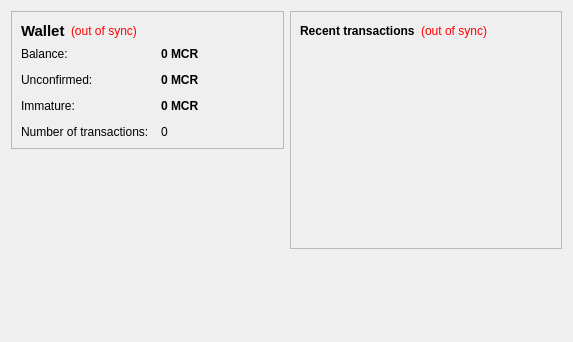
<?xml version="1.0" encoding="UTF-8"?>
<ui version="4.0">
 <class>OverviewPage</class>
 <widget class="QWidget" name="OverviewPage">
  <property name="geometry">
   <rect>
    <x>0</x>
    <y>0</y>
    <width>573</width>
    <height>342</height>
   </rect>
  </property>
  <property name="windowTitle">
   <string>Form</string>
  </property>
  <layout class="QHBoxLayout" name="horizontalLayout" stretch="1,1">
   <item>
    <layout class="QVBoxLayout" name="verticalLayout_2">
     <item>
      <widget class="QFrame" name="frame">
       <property name="frameShape">
        <enum>QFrame::StyledPanel</enum>
       </property>
       <property name="frameShadow">
        <enum>QFrame::Raised</enum>
       </property>
       <layout class="QVBoxLayout" name="verticalLayout_4">
        <item>
         <layout class="QHBoxLayout" name="horizontalLayout_4">
          <item>
           <widget class="QLabel" name="label_5">
            <property name="font">
             <font>
              <pointsize>11</pointsize>
              <weight>75</weight>
              <bold>true</bold>
             </font>
            </property>
            <property name="text">
             <string>Wallet</string>
            </property>
           </widget>
          </item>
          <item>
           <widget class="QLabel" name="labelWalletStatus">
            <property name="toolTip">
             <string>The displayed information may be out of date. Your wallet automatically synchronizes with the MacroCoin network after a connection is established, but this process has not completed yet.</string>
            </property>
            <property name="styleSheet">
             <string notr="true">QLabel { color: red; }</string>
            </property>
            <property name="text">
             <string notr="true">(out of sync)</string>
            </property>
            <property name="alignment">
             <set>Qt::AlignLeading|Qt::AlignLeft|Qt::AlignVCenter</set>
            </property>
           </widget>
          </item>
          <item>
           <spacer name="horizontalSpacer_2">
            <property name="orientation">
             <enum>Qt::Horizontal</enum>
            </property>
            <property name="sizeHint" stdset="0">
             <size>
              <width>40</width>
              <height>20</height>
             </size>
            </property>
           </spacer>
          </item>
         </layout>
        </item>
        <item>
         <layout class="QFormLayout" name="formLayout_2">
          <property name="fieldGrowthPolicy">
           <enum>QFormLayout::AllNonFixedFieldsGrow</enum>
          </property>
          <property name="horizontalSpacing">
           <number>12</number>
          </property>
          <property name="verticalSpacing">
           <number>12</number>
          </property>
          <item row="0" column="0">
           <widget class="QLabel" name="label">
            <property name="text">
             <string>Balance:</string>
            </property>
           </widget>
          </item>
          <item row="0" column="1">
           <widget class="QLabel" name="labelBalance">
            <property name="font">
             <font>
              <weight>75</weight>
              <bold>true</bold>
             </font>
            </property>
            <property name="cursor">
             <cursorShape>IBeamCursor</cursorShape>
            </property>
            <property name="toolTip">
             <string>Your current balance</string>
            </property>
            <property name="text">
             <string notr="true">0 MCR</string>
            </property>
            <property name="textInteractionFlags">
             <set>Qt::LinksAccessibleByMouse|Qt::TextSelectableByKeyboard|Qt::TextSelectableByMouse</set>
            </property>
           </widget>
          </item>
          <item row="1" column="0">
           <widget class="QLabel" name="label_3">
            <property name="text">
             <string>Unconfirmed:</string>
            </property>
           </widget>
          </item>
          <item row="1" column="1">
           <widget class="QLabel" name="labelUnconfirmed">
            <property name="font">
             <font>
              <weight>75</weight>
              <bold>true</bold>
             </font>
            </property>
            <property name="cursor">
             <cursorShape>IBeamCursor</cursorShape>
            </property>
            <property name="toolTip">
             <string>Total of transactions that have yet to be confirmed, and do not yet count toward the current balance</string>
            </property>
            <property name="text">
             <string notr="true">0 MCR</string>
            </property>
            <property name="textInteractionFlags">
             <set>Qt::LinksAccessibleByMouse|Qt::TextSelectableByKeyboard|Qt::TextSelectableByMouse</set>
            </property>
           </widget>
          </item>
          <item row="3" column="0">
           <widget class="QLabel" name="label_2">
            <property name="text">
             <string>Number of transactions:</string>
            </property>
           </widget>
          </item>
          <item row="3" column="1">
           <widget class="QLabel" name="labelNumTransactions">
            <property name="toolTip">
             <string>Total number of transactions in wallet</string>
            </property>
            <property name="text">
             <string notr="true">0</string>
            </property>
           </widget>
          </item>
          <item row="2" column="0">
           <widget class="QLabel" name="labelImmatureText">
            <property name="text">
             <string>Immature:</string>
            </property>
           </widget>
          </item>
          <item row="2" column="1">
           <widget class="QLabel" name="labelImmature">
            <property name="font">
             <font>
              <weight>75</weight>
              <bold>true</bold>
             </font>
            </property>
            <property name="toolTip">
             <string>Mined balance that has not yet matured</string>
            </property>
            <property name="text">
             <string notr="true">0 MCR</string>
            </property>
            <property name="textInteractionFlags">
             <set>Qt::LinksAccessibleByMouse|Qt::TextSelectableByKeyboard|Qt::TextSelectableByMouse</set>
            </property>
           </widget>
          </item>
         </layout>
        </item>
       </layout>
      </widget>
     </item>
     <item>
      <spacer name="verticalSpacer">
       <property name="orientation">
        <enum>Qt::Vertical</enum>
       </property>
       <property name="sizeHint" stdset="0">
        <size>
         <width>20</width>
         <height>40</height>
        </size>
       </property>
      </spacer>
     </item>
    </layout>
   </item>
   <item>
    <layout class="QVBoxLayout" name="verticalLayout_3">
     <item>
      <widget class="QFrame" name="frame_2">
       <property name="frameShape">
        <enum>QFrame::StyledPanel</enum>
       </property>
       <property name="frameShadow">
        <enum>QFrame::Raised</enum>
       </property>
       <layout class="QVBoxLayout" name="verticalLayout">
        <item>
         <layout class="QHBoxLayout" name="horizontalLayout_2">
          <item>
           <widget class="QLabel" name="label_4">
            <property name="text">
             <string>&lt;b&gt;Recent transactions&lt;/b&gt;</string>
            </property>
           </widget>
          </item>
          <item>
           <widget class="QLabel" name="labelTransactionsStatus">
            <property name="toolTip">
             <string>The displayed information may be out of date. Your wallet automatically synchronizes with the MacroCoin network after a connection is established, but this process has not completed yet.</string>
            </property>
            <property name="styleSheet">
             <string notr="true">QLabel { color: red; }</string>
            </property>
            <property name="text">
             <string notr="true">(out of sync)</string>
            </property>
            <property name="alignment">
             <set>Qt::AlignRight|Qt::AlignTrailing|Qt::AlignVCenter</set>
            </property>
           </widget>
          </item>
          <item>
           <spacer name="horizontalSpacer">
            <property name="orientation">
             <enum>Qt::Horizontal</enum>
            </property>
            <property name="sizeHint" stdset="0">
             <size>
              <width>40</width>
              <height>20</height>
             </size>
            </property>
           </spacer>
          </item>
         </layout>
        </item>
        <item>
         <widget class="QListView" name="listTransactions">
          <property name="styleSheet">
           <string notr="true">QListView { background: transparent; }</string>
          </property>
          <property name="frameShape">
           <enum>QFrame::NoFrame</enum>
          </property>
          <property name="verticalScrollBarPolicy">
           <enum>Qt::ScrollBarAlwaysOff</enum>
          </property>
          <property name="horizontalScrollBarPolicy">
           <enum>Qt::ScrollBarAlwaysOff</enum>
          </property>
          <property name="selectionMode">
           <enum>QAbstractItemView::NoSelection</enum>
          </property>
         </widget>
        </item>
       </layout>
      </widget>
     </item>
     <item>
      <spacer name="verticalSpacer_2">
       <property name="orientation">
        <enum>Qt::Vertical</enum>
       </property>
       <property name="sizeHint" stdset="0">
        <size>
         <width>20</width>
         <height>40</height>
        </size>
       </property>
      </spacer>
     </item>
    </layout>
   </item>
  </layout>
 </widget>
 <resources/>
 <connections/>
</ui>
